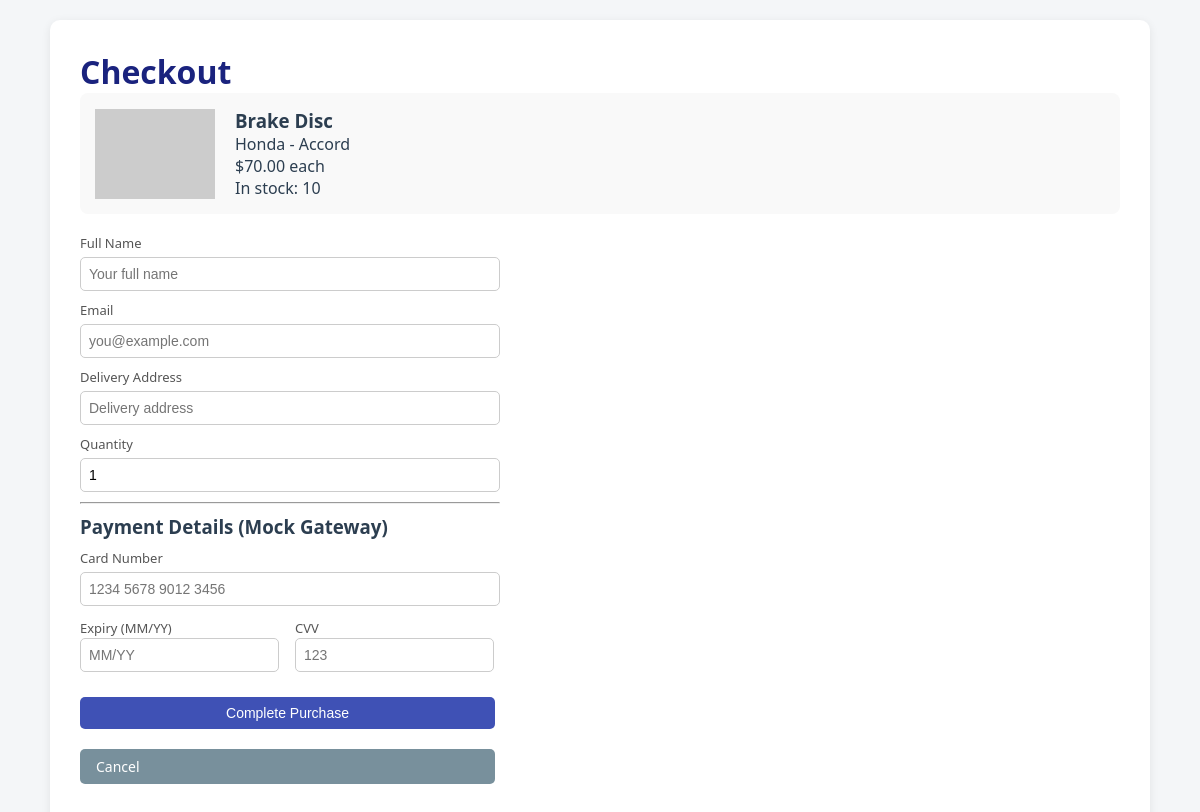
The page /checkout.php?part_id=5 on the database its author committed.
### tables this page shows
CREATE TABLE IF NOT EXISTS parts (
    id INT AUTO_INCREMENT PRIMARY KEY,
    part_name VARCHAR(150) NOT NULL,
    vehicle_make VARCHAR(60) NOT NULL,
    vehicle_model VARCHAR(60) NOT NULL,
    category VARCHAR(60) NOT NULL,
    price DECIMAL(10,2) NOT NULL,
    stock INT NOT NULL DEFAULT 0,
    image_url VARCHAR(255) DEFAULT 'https://via.placeholder.com/200x150?text=Part',
    created_at TIMESTAMP DEFAULT CURRENT_TIMESTAMP
);

### checkout.php (the view, shortened to what this page needs)
<?php
require 'db.php';
$part_id = $_GET['part_id'] ?? null;
$stmt = $pdo->prepare("SELECT * FROM parts WHERE id = ?");
$stmt->execute([$part_id]);
$part = $stmt->fetch(PDO::FETCH_ASSOC);
?>
<!DOCTYPE html>
<html lang="en">
<head>
    <link rel="stylesheet" href="style.css">
</head>
<body>
    <div class="container">
        <h1>Checkout</h1>
        <div class="checkout-summary">
            <img src="<?= htmlspecialchars($part['image_url']) ?>" alt="<?= htmlspecialchars($part['part_name']) ?>" style="width:120px;">
            <div>
                <h3><?= htmlspecialchars($part['part_name']) ?></h3>
                <p><?= htmlspecialchars($part['vehicle_make']) ?> - <?= htmlspecialchars($part['vehicle_model']) ?></p>
                <p class="price">$<?= number_format($part['price'], 2) ?> each</p>
                <p>In stock: <?= $part['stock'] ?></p>
            </div>
        </div>
        <form method="POST" action="process_order.php" id="checkoutForm">
            <label>Full Name</label>
            <input type="text" name="customer_name" id="customer_name" placeholder="Your full name" required>
            <label>Email</label>
            <input type="email" name="customer_email" id="customer_email" placeholder="you@example.com" required>
            <label>Delivery Address</label>
            <input type="text" name="customer_address" id="customer_address" placeholder="Delivery address" required>
            <label>Quantity</label>
            <input type="number" name="quantity" id="quantity" value="1" min="1" max="<?= $part['stock'] ?>" required>
            <hr>
            <h3>Payment Details (Mock Gateway)</h3>
            <label>Card Number</label>
            <input type="text" name="card_number" id="card_number" placeholder="1234 5678 9012 3456" maxlength="19" required>
            <div style="display:flex; gap:10px;">
                <div style="flex:1;">
                    <label>Expiry (MM/YY)</label>
                    <input type="text" name="card_expiry" placeholder="MM/YY" maxlength="5" required>
                </div>
                <div style="flex:1;">
                    <label>CVV</label>
                    <input type="text" name="card_cvv" placeholder="123" maxlength="3" required>
                </div>
            </div>
            <button type="submit" class="btn" style="margin-top:15px;">Complete Purchase</button>
            <a href="index.php" class="btn btn-secondary">Cancel</a>
        </form>
    </div>
</body>
</html>

### style.css (style rules this page uses)
* { margin: 0; padding: 0; box-sizing: border-box; }
body { font-family: 'Segoe UI', Arial, sans-serif; background: #f4f6f8; color: #2c3e50; padding: 20px; }
.container { max-width: 1100px; margin: 0 auto; background: #fff; padding: 30px; border-radius: 10px; box-shadow: 0 2px 10px rgba(0,0,0,0.08); }
h1 { color: #1a237e; }
.btn { display: inline-block; padding: 8px 16px; background: #3f51b5; color: #fff; text-decoration: none; border: none; border-radius: 5px; cursor: pointer; font-size: 14px; margin: 5px 5px 5px 0; }
.btn-secondary { background: #78909c; }
form:not(.filter-form) { display: flex; flex-direction: column; gap: 10px; max-width: 420px; margin-bottom: 20px; }
form label { font-size: 13px; color: #555; margin-bottom: -5px; }
input, select { padding: 8px; border: 1px solid #ccc; border-radius: 5px; font-size: 14px; }
.checkout-summary { display: flex; gap: 20px; align-items: center; background: #f9f9f9; padding: 15px; border-radius: 8px; margin-bottom: 20px; }

### rows shown on the page
parts: part_name "Brake Disc", vehicle_make "Honda", vehicle_model "Accord", price "70.00", stock "10"
